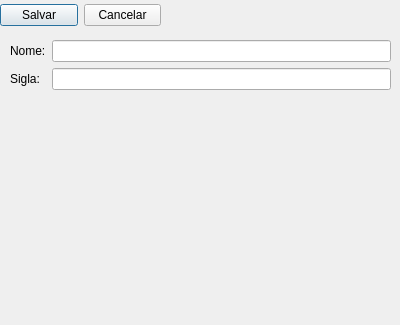
<?xml version="1.0" encoding="UTF-8"?>
<ui version="4.0">
 <class>Dialog</class>
 <widget class="QDialog" name="Dialog">
  <property name="geometry">
   <rect>
    <x>0</x>
    <y>0</y>
    <width>400</width>
    <height>325</height>
   </rect>
  </property>
  <property name="windowTitle">
   <string>Cadastro de Estado - Eventos</string>
  </property>
  <widget class="QWidget" name="horizontalLayoutWidget">
   <property name="geometry">
    <rect>
     <x>0</x>
     <y>0</y>
     <width>161</width>
     <height>31</height>
    </rect>
   </property>
   <layout class="QHBoxLayout" name="horizontalLayout">
    <item>
     <widget class="QPushButton" name="pushButtonSalvar">
      <property name="text">
       <string>Salvar</string>
      </property>
     </widget>
    </item>
    <item>
     <widget class="QPushButton" name="pushButtonCancelar">
      <property name="text">
       <string>Cancelar</string>
      </property>
     </widget>
    </item>
   </layout>
  </widget>
  <widget class="QWidget" name="formLayoutWidget">
   <property name="geometry">
    <rect>
     <x>10</x>
     <y>40</y>
     <width>381</width>
     <height>61</height>
    </rect>
   </property>
   <layout class="QFormLayout" name="formLayout">
    <item row="0" column="0">
     <widget class="QLabel" name="labelNome">
      <property name="text">
       <string>Nome:</string>
      </property>
     </widget>
    </item>
    <item row="1" column="1">
     <widget class="QLineEdit" name="lineEditSigla"/>
    </item>
    <item row="0" column="1">
     <widget class="QLineEdit" name="lineEditNome">
      <property name="placeholderText">
       <string/>
      </property>
     </widget>
    </item>
    <item row="1" column="0">
     <widget class="QLabel" name="labelSigla">
      <property name="text">
       <string>Sigla:</string>
      </property>
     </widget>
    </item>
   </layout>
  </widget>
 </widget>
 <tabstops>
  <tabstop>lineEditNome</tabstop>
  <tabstop>lineEditSigla</tabstop>
  <tabstop>pushButtonSalvar</tabstop>
  <tabstop>pushButtonCancelar</tabstop>
 </tabstops>
 <resources/>
 <connections/>
</ui>
